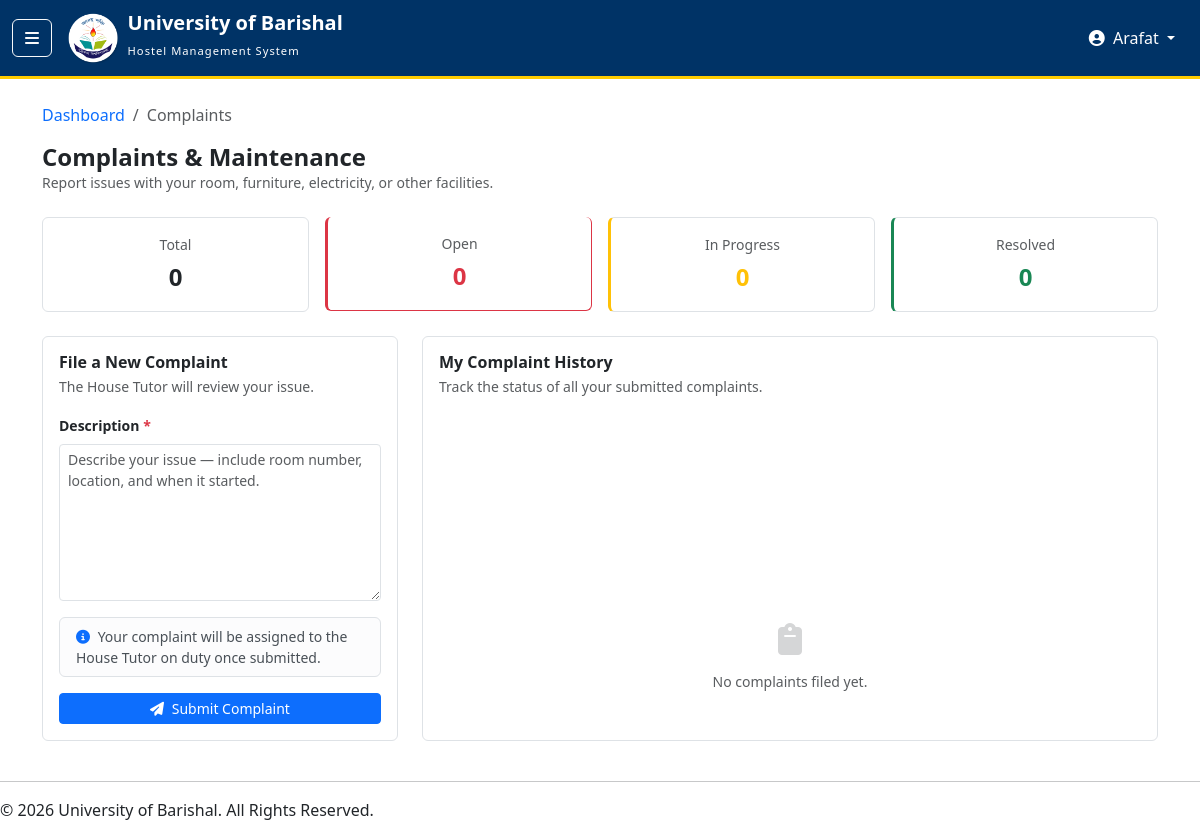
The page /modules/complaints.php (signed in) on the database as committed earlier.
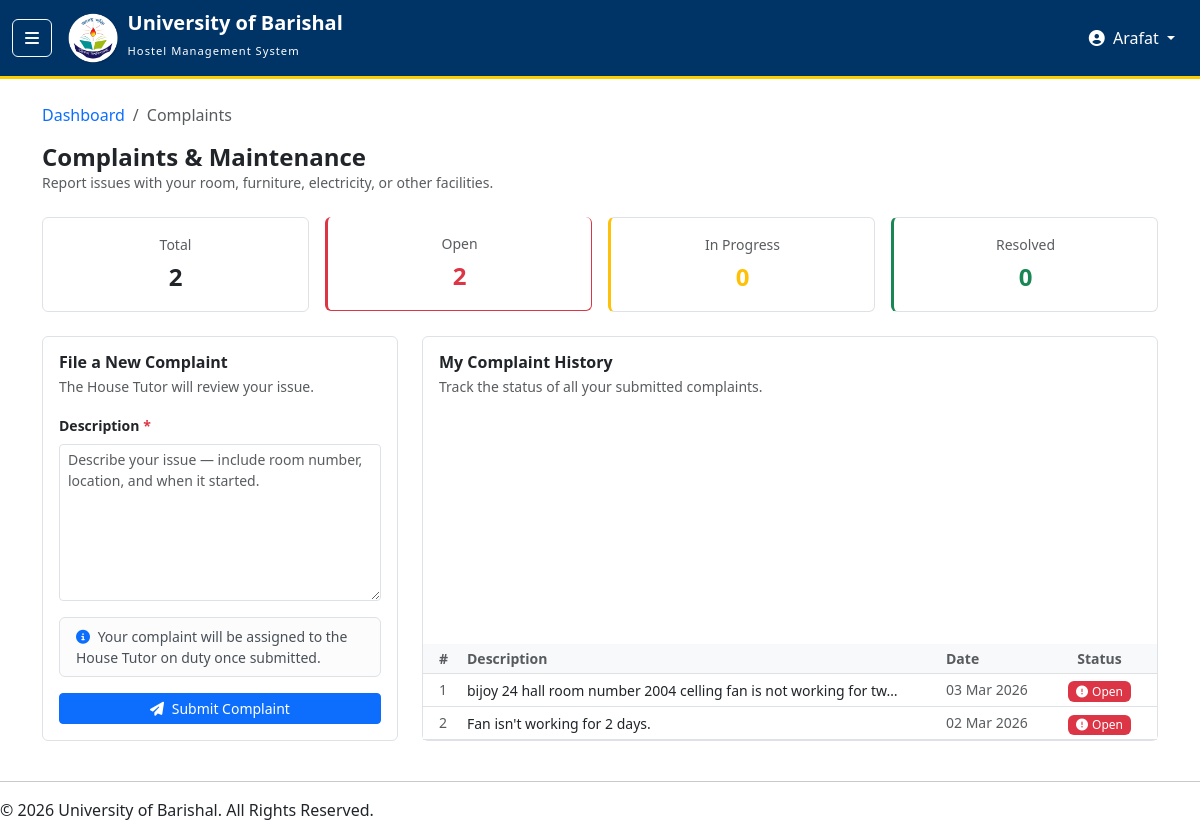
The same page on the database as committed later.
### tables this page shows
CREATE TABLE `complaints` (
  `complaint_id` int(11) NOT NULL,
  `student_id` int(11) NOT NULL,
  `tutor_id` int(11) DEFAULT NULL,
  `description` text NOT NULL,
  `status` enum('Open','InProgress','Resolved') DEFAULT 'Open',
  `created_at` timestamp NOT NULL DEFAULT current_timestamp()
);

### modules/complaints.php (the view, shortened to what the changed rows need)
<?php
include "../includes/header.php";
include "../includes/db.php";
$user_id    = $_SESSION['user_id'];
$stmt = $conn->prepare("SELECT student_id FROM Students WHERE user_id = ?");
$stmt->bind_param("i", $user_id);
$stmt->execute();
$student    = $stmt->get_result()->fetch_assoc();
$student_id = $student['student_id'] ?? null;
if ($student_id) {
    $cq = $conn->prepare("SELECT complaint_id, description, status, created_at FROM Complaints WHERE student_id = ? ORDER BY created_at DESC");
    $cq->bind_param("i", $student_id);
    $cq->execute();
    $complaints_result = $cq->get_result();
}
$total_c    = $conn->query("SELECT COUNT(*) AS c FROM Complaints WHERE student_id = $student_id")->fetch_assoc()['c'] ?? 0;
$open_c     = $conn->query("SELECT COUNT(*) AS c FROM Complaints WHERE student_id = $student_id AND status = 'Open'")->fetch_assoc()['c'] ?? 0;
?>
<div class="container py-4">
    <div class="row g-3 mb-4">
        <div class="col-6 col-md-3">
            <div class="card text-center border py-3">
                <div class="text-muted small mb-1">Total</div>
                <div class="fs-4 fw-bold"><?php echo $total_c; ?></div>
            </div>
        </div>
        <div class="col-6 col-md-3">
            <div class="card text-center border py-3 border-danger border-top border-top-0" style="border-left: 3px solid #dc3545 !important;">
                <div class="text-muted small mb-1">Open</div>
                <div class="fs-4 fw-bold text-danger"><?php echo $open_c; ?></div>
            </div>
        </div>
    </div>
    <div class="row g-4">
        <div class="col-lg-8">
            <div class="card border h-100">
                <?php if (!empty($complaints_result) && $complaints_result->num_rows > 0): ?>
                <div class="table-responsive">
                    <table class="table table-sm table-hover align-middle mb-0">
                        <thead class="table-light">
                            <tr>
                                <th class="ps-3 text-muted small fw-semibold" style="width:40px;">#</th>
                                <th class="text-muted small fw-semibold">Description</th>
                                <th class="text-muted small fw-semibold" style="width:100px;">Date</th>
                                <th class="text-muted small fw-semibold text-center" style="width:115px;">Status</th>
                            </tr>
                        </thead>
                        <tbody>
                        <?php
                        $i = 1;
                        while ($c = $complaints_result->fetch_assoc()):
                            $badge = match($c['status']) {
                                'Open'       => 'danger',
                                'InProgress' => 'warning',
                                'Resolved'   => 'success',
                                default      => 'secondary'
                            };
                            $icon = match($c['status']) {
                                'Open'       => 'fas fa-circle-exclamation',
                                'InProgress' => 'fas fa-rotate',
                                'Resolved'   => 'fas fa-circle-check',
                                default      => 'fas fa-circle'
                            };
                            $short = mb_strimwidth($c['description'], 0, 65, '…');
                            $date  = date('d M Y', strtotime($c['created_at']));
                        ?>
                        <tr>
                            <td class="ps-3 text-muted small"><?php echo $i++; ?></td>
                            <td>
                                <span class="small" data-bs-toggle="tooltip" title="<?php echo htmlspecialchars($c['description']); ?>">
                                    <?php echo htmlspecialchars($short); ?>
                                </span>
                            </td>
                            <td class="text-muted small"><?php echo $date; ?></td>
                            <td class="text-center">
                                <span class="badge text-bg-<?php echo $badge; ?> fw-normal">
                                    <i class="<?php echo $icon; ?> me-1"></i><?php echo $c['status']; ?>
                                </span>
                            </td>
                        </tr>
                        <?php endwhile; ?>
                        </tbody>
                    </table>
                </div>
                <?php else: ?>
                <div class="text-center py-5 text-muted">
                    <i class="fas fa-clipboard fa-2x mb-3 d-block opacity-25"></i>
                    <p class="small mb-0">No complaints filed yet.</p>
                </div>
                <?php endif; ?>
            </div>
        </div>
    </div>
</div>
<?php include "../includes/footer.php"; ?>

Rows that differ between the two databases and show on the page:
added complaints: description "bijoy 24 hall room number 2004 celling fan is not working for tw…", created_at "03 Mar 2026", status "Open"
added complaints: description "Fan isn't working for 2 days.", created_at "02 Mar 2026", status "Open"
Other text that changed with them:
$total_c: "0" → "2"
$open_c: "0" → "2"
text no longer shown: "No complaints filed yet."
text now shown: "# Description Date Status"
